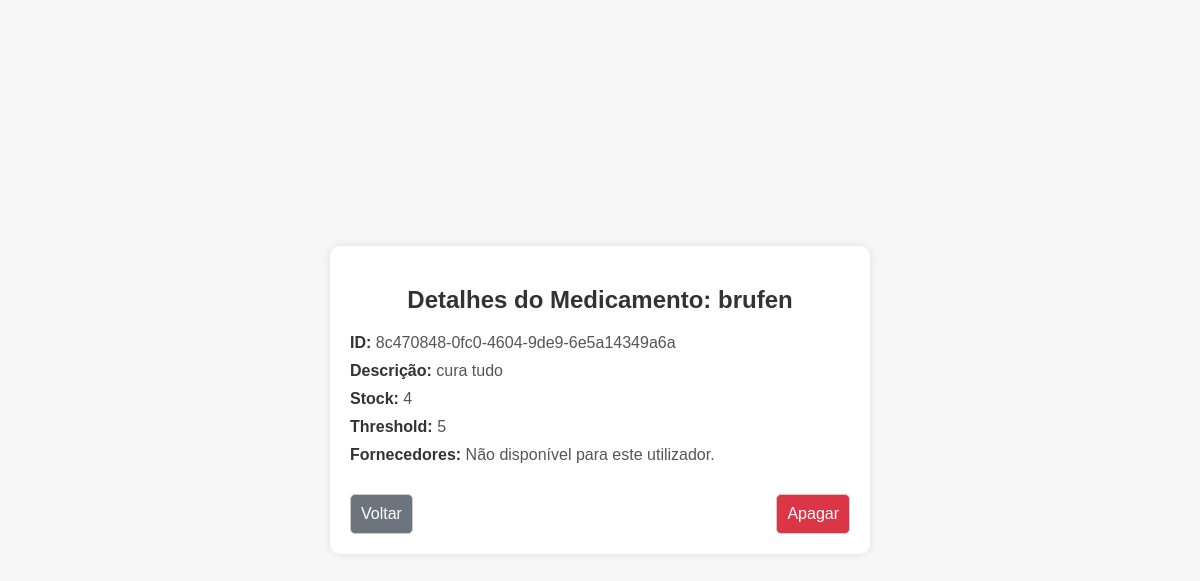
/glm/medicamento/detalhes/8c470848-0fc0-4604-9de9-6e5a14349a6a/ (signed in), run on an earlier commit of the app's database.
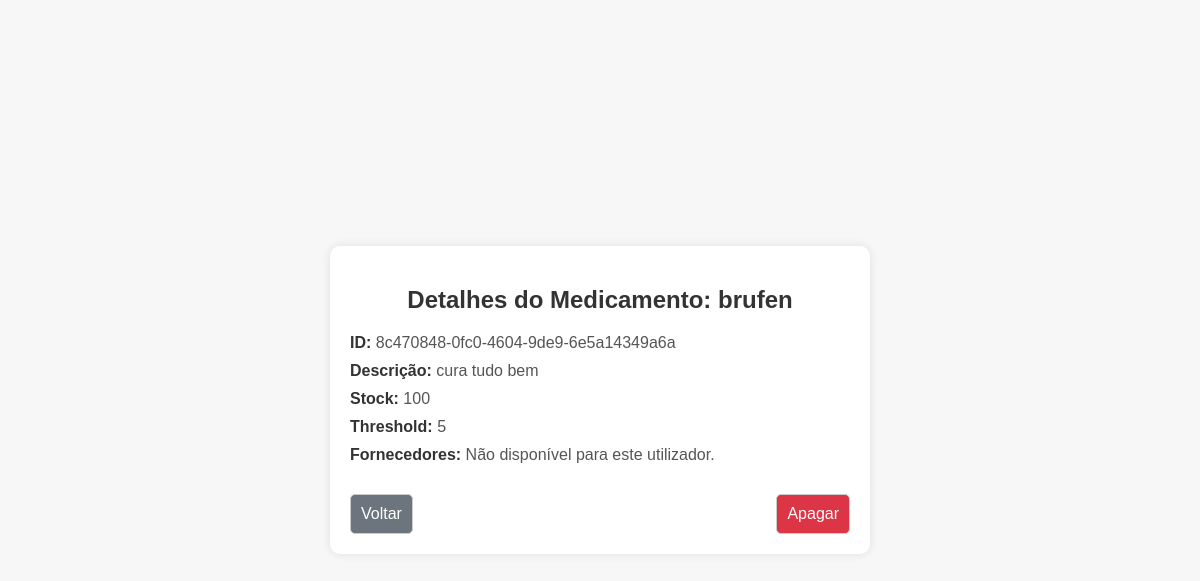
And on a later commit of the database.
### glm/models.py (models this page shows, shortened)
class Medicamento(models.Model):
    id = models.UUIDField(primary_key=True, default=uuid.uuid4, editable=False)
    nome = models.CharField(max_length=100)
    descricao = models.TextField()
    fornecedores = models.ManyToManyField(Fornecedor, blank=True)
    stock = models.IntegerField()
    threshold = models.IntegerField()

### glm/views.py (the view)
# urls.py: path('medicamento/detalhes/<uuid:id>/', medicamento_detalhes, name='detalhes_medicamento'),
@login_required
def medicamento_detalhes(request, id):
    medicamento = get_object_or_404(Medicamento, id=id)
    fornecedores = None
    if request.user.is_staff:
        fornecedores = Fornecedor.objects.filter(medicamento=medicamento)
    return render(request, 'glm/medicamentos/detalhes_medicamento.html', {
        'medicamento': medicamento,
        'fornecedores': fornecedores
    })

### glm/templates/glm/medicamentos/detalhes_medicamento.html (shortened to what this page needs)
<!DOCTYPE html>
<html lang="pt-PT">
<head>
</head>
<body>
<div class="form-container">
    <h2>Detalhes do Medicamento: {{ medicamento.nome }}</h2>
    <div class="detalhes">
        <p><strong>ID:</strong> {{ medicamento.id }}</p>
        <p><strong>Descrição:</strong> {{ medicamento.descricao }}</p>
        <p><strong>Stock:</strong> {{ medicamento.stock }}</p>
        <p><strong>Threshold:</strong> {{ medicamento.threshold }}</p>
        {% if fornecedores %}
            <p><strong>Fornecedores:</strong></p>
            <ul>
                {% for fornecedor in fornecedores %}
                    <li>
                        <a href="{% url 'detalhes_fornecedor' fornecedor.id %}" class="item-name">{{ fornecedor.nome }}</a>
                    </li>
                {% endfor %}
            </ul>
        {% else %}
            <p><strong>Fornecedores:</strong> Não disponível para este utilizador.</p>
        {% endif %}
    </div>
    <div class="btn-container">
        <a href="javascript:window.history.back();" class="btn btn-cancel">Voltar</a>
        <a href="{% url 'apagar_medicamento' medicamento.id %}" class="btn btn-delete">Apagar</a>
    </div>
</div>
</body>
</html>

### glm/templates/glm/medicamentos/detalhes_medicamento.html (style rules this page uses)
body { font-family: Arial, sans-serif; background-color: #f7f7f7; display: flex; justify-content: center; align-items: center; height: 100vh; margin: 0; padding: 0; }
.form-container { background: #fff; padding: 20px; border-radius: 10px; box-shadow: 0 0 10px rgba(0, 0, 0, 0.1); max-width: 500px; width: 100%; }
h2 { margin-bottom: 20px; text-align: center; color: #333; }
.detalhes p { margin: 10px 0; font-size: 16px; color: #555; }
.detalhes strong { color: #333; }
.btn-container { display: flex; justify-content: space-between; }
button, a.btn { padding: 10px; margin-top: 20px; border: 1px solid #ccc; border-radius: 5px; font-size: 16px; cursor: pointer; text-align: center; color: white; text-decoration: none; }
.btn-delete { background-color: #dc3545; }
.btn-cancel { background-color: #6c757d; }

What changed in the data, as far as the page shows it:
changed Medicamento "brufen": descricao "cura tudo" → "cura tudo bem"; stock "4" → "100"
